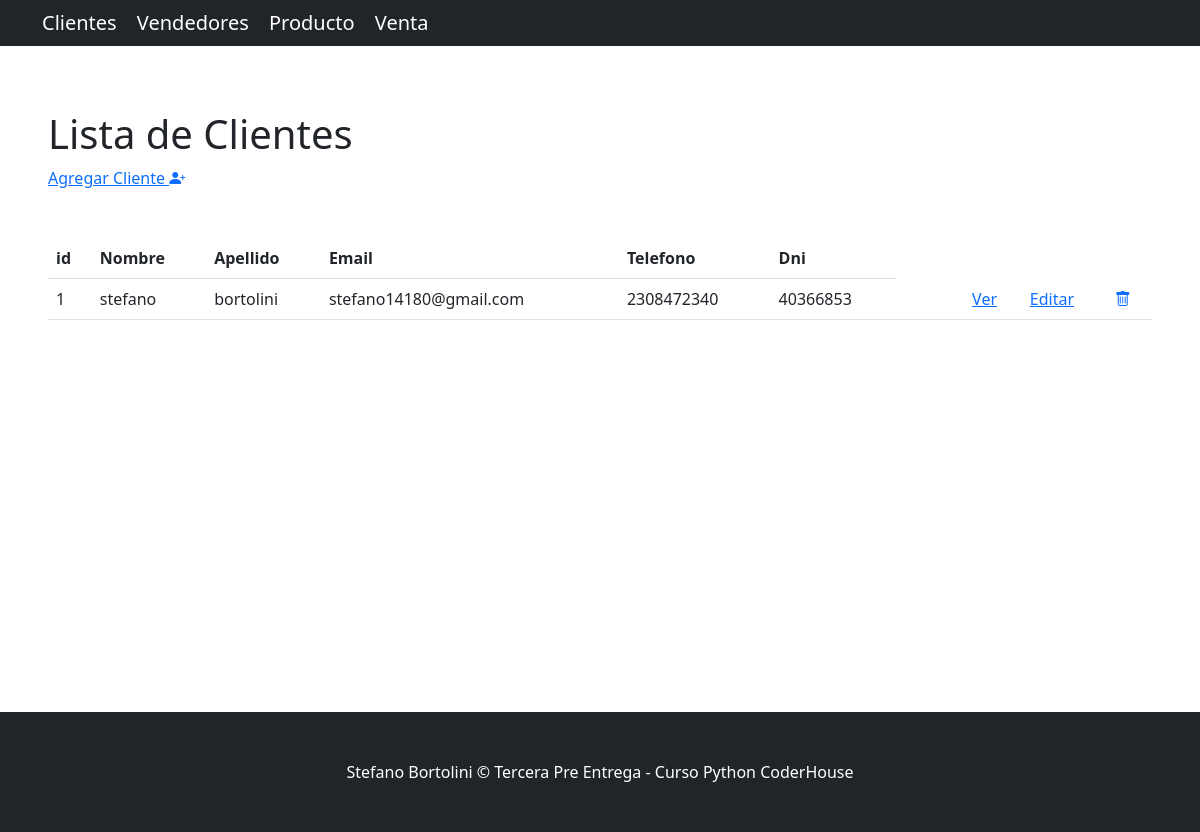
/AppTerceraPreEntrega/cliente/, run on an earlier commit of the app's database.
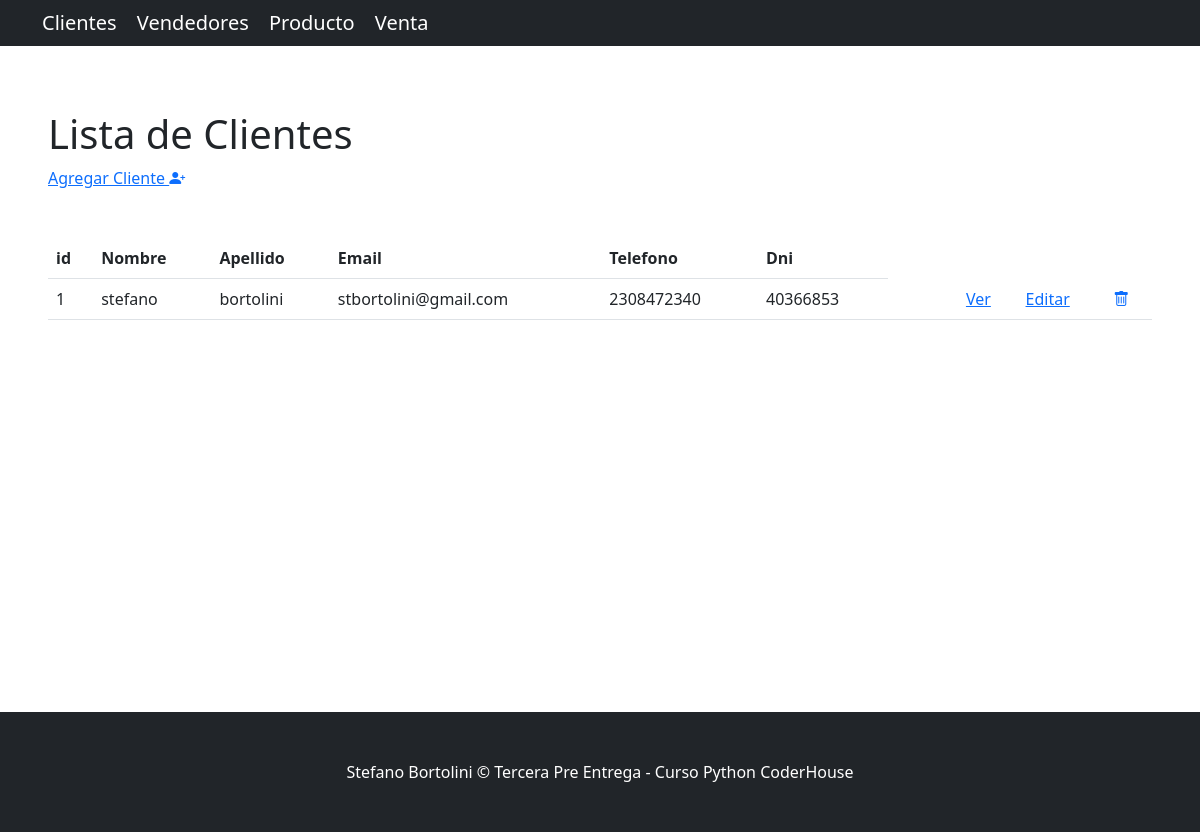
And on a later commit of the database.
### AppTerceraPreEntrega/models.py (models this page shows, shortened)
class Cliente(models.Model):
    nombre      = models.CharField(max_length=256)
    apellido    = models.CharField(max_length=256)
    email       = models.EmailField(blank=True)
    telefono    = models.CharField(max_length=20, blank=True)
    dni         = models.CharField(max_length=32)

### AppTerceraPreEntrega/views.py (the view)
# urls.py: path('cliente/', ClientesListView.as_view(), name='lista_clientes'),
class ClientesListView(ListView):
    model = Cliente
    template_name = 'lista_clientes.html'

### AppTerceraPreEntrega/templates/lista_clientes.html
{% extends "base.html" %}
{% block contenido %}
<section>
  <div >
    <h1>Lista de Clientes</h1>
    <a href="{% url 'crear_cliente' %}">Agregar Cliente
      <i class="bi bi-person-plus-fill"></i>
    </a>
    <br><br>
    <br>
    <table class="table">
      <tbody>
        <tr>
          <th>id</th>
          <th>Nombre</th>
          <th>Apellido</th>
          <th>Email</th>
          <th>Telefono</th>
          <th>Dni</th>
        </tr>
        {% for cliente in object_list %}
        <tr>
          <td>{{ cliente.id }}</td>
          <td>{{ cliente.nombre }}</td>
          <td>{{ cliente.apellido }}</td>
          <td>{{ cliente.email }}</td>
          <td>{{ cliente.telefono }}</td>
          <td>{{ cliente.dni }}</td>
          <td></td>
          <td></td>
          <td></td>
          <td>
            <a href="{% url 'ver_cliente' cliente.id %}">Ver</a>
          </td>
          <td>
            <a href="{% url 'editar_cliente' cliente.id %}">Editar</a>
          </td>
          <td>
            <a href="{% url 'eliminar_cliente' cliente.id %}">
              <i class="bi bi-trash"></i>
            </a>
          </td>
        </tr>
        {% endfor %}
      </tbody>
    </table>
  </div>
</section>
{% endblock contenido %}

### AppTerceraPreEntrega/templates/base.html (shortened to what this page needs)
{% load static %}
<!DOCTYPE html>
<html lang="en">
    <head>
        <link href="https://cdn.jsdelivr.net/npm/bootstrap-icons@1.5.0/font/bootstrap-icons.css" rel="stylesheet" />
        <link href="{% static 'css/styles.css'%}" rel="stylesheet" />
    </head>
    <body>
        <nav class="navbar navbar-expand-lg navbar-dark bg-dark">
            <div class='container'>
                <center>
                <a class="navbar-brand" href="{% url 'lista_clientes' %}">Clientes</a>
                <a class="navbar-brand" href="{% url 'lista_vendedor' %}">Vendedores</a>
                <a class="navbar-brand" href="{% url 'lista_producto' %}">Producto</a>
                <a class="navbar-brand" href="{% url 'lista_venta' %}">Venta</a>
                </center>
            </div>
        </nav>
        <section style="padding:4rem 3rem;">
            {% block contenido %}
            {% endblock contenido %}
        </section>
        <br>
        <br>
        <br>
        <br>
        <br>
        <br>
        <br>
        <br>
        <br>
        <br>
        <br>
        <br>
        <br>
        <footer class="py-5 bg-dark">
            <div class="container"><p class="m-0 text-center text-white">Stefano Bortolini &copy; Tercera Pre Entrega - Curso Python CoderHouse</p></div>
        </footer>
    </body>
</html>

What changed in the data, as far as the page shows it:
changed Cliente "stefano": email "stefano14180@gmail.com" → "stbortolini@gmail.com"
